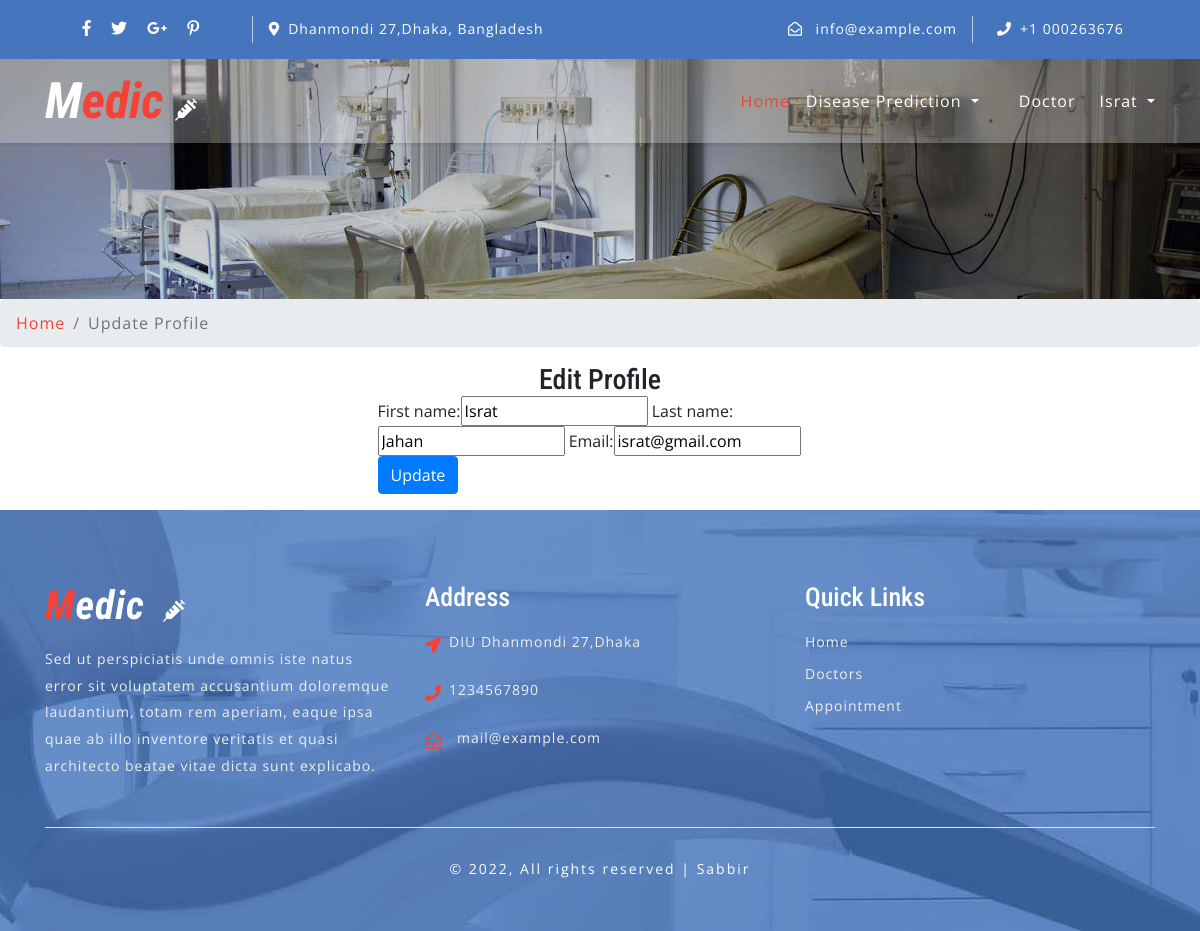
The app's page /account/doctor/profile/update/ (signed in) with its own data.
### accounts/models.py (models this page shows, shortened)
class User(AbstractUser):
    username = None
    role = models.CharField(max_length=12, error_messages={
        'required': "Role must be provided"
    })
    gender = models.CharField(max_length=10, blank=True, null=True, default="")
    email = models.EmailField(unique=True, blank=False,
                              error_messages={
                                  'unique': "A user with that email already exists.",
                              })
    phone_number = models.CharField(unique=True, blank=True, null=True, max_length=20,
                                    error_messages={
                                        'unique': "A user with that phone number already exists."
                                    })
    USERNAME_FIELD = "email"
    REQUIRED_FIELDS = []
    objects = UserManager()

### accounts/views.py (the view)
# urls.py: path('doctor/profile/update/', EditDoctorProfileView.as_view(), name='doctor-profile-update'),
class EditDoctorProfileView(UpdateView):
    model = User
    form_class = DoctorProfileUpdateForm
    context_object_name = 'doctor'
    template_name = 'accounts/doctor/edit-profile.html'
    success_url = reverse_lazy('doctor-profile-update')
    @method_decorator(login_required(login_url=reverse_lazy('login')))
    @method_decorator(user_is_doctor)
    def dispatch(self, request, *args, **kwargs):
        return super().dispatch(self.request, *args, **kwargs)
    def get(self, request, *args, **kwargs):
        try:
            self.object = self.get_object()
        except Http404:
            raise Http404("User doesn't exists")
        return self.render_to_response(self.get_context_data())
    def get_object(self, queryset=None):
        obj = self.request.user
        print(obj)
        if obj is None:
            raise Http404("Patient doesn't exists")
        return obj

### accounts/forms.py
class DoctorProfileUpdateForm(forms.ModelForm):
    def __init__(self, *args, **kwargs):
        super(DoctorProfileUpdateForm, self).__init__(*args, **kwargs)
        self.fields['first_name'].widget.attrs.update(
            {
                'placeholder': 'Enter First Name',
            }
        )
        self.fields['last_name'].widget.attrs.update(
            {
                'placeholder': 'Enter Last Name',
            }
        )
        self.fields['email'].widget.attrs.update(
            {
                'placeholder': 'Email',
            }
        )
    class Meta:
        model = User
        fields = ["first_name", "last_name", "email"]

### accounts/templates/accounts/doctor/edit-profile.html (shortened to what this page needs)
{% extends 'base.html' %}
{% load bootstrap %}
{% block content %}
<div class="inner-banner-w3ls">
</div>
	<div class="breadcrumb-agile">
		<div aria-label="breadcrumb">
			<ol class="breadcrumb">
				<li class="breadcrumb-item">
					<a href="/">Home</a>
				</li>
				<li class="breadcrumb-item active" aria-current="page">Update Profile</li>
			</ol>
		</div>
	</div>
<div class="container">
<div class="row justify-content-center">
                <div class="col-lg-5 mb-5 mb-lg-0">
                    <center> <h3>Edit Profile </h3></center>
                    <form action="" method="POST">{% csrf_token %}
                           {{ form|bootstrap }}
                        <div class="row form-group">
                            <div class="col-md-12">
                                <input type="submit" value="Update" class="btn btn-primary btn-md text-white">
                            </div>
                        </div>
                    </form>
                </div>
            </div>
        </div>
{% endblock %}

### home/templates/partials/navbar.html (shortened to what this page needs)
	<header>
		<div class="top-bar py-3">
			<div class="container">
				<div class="row">
					<div class="col-lg-7 top-social-agile">
						<div class="row">
							<ul class="col-lg-4 col-6 top-right-info text-center">
								<li>
									<a href="#">
										<i class="fab fa-facebook-f"></i>
									</a>
								</li>
								<li class="mx-3">
									<a href="#">
										<i class="fab fa-twitter"></i>
									</a>
								</li>
								<li>
									<a href="#">
										<i class="fab fa-google-plus-g"></i>
									</a>
								</li>
								<li class="ml-3">
									<a href="#">
										<i class="fab fa-pinterest-p"></i>
									</a>
								</li>
							</ul>
							<div class="col-6 header-top_w3layouts pl-3 text-lg-left text-center">
								<p class="text-white">
									<i class="fas fa-map-marker-alt mr-2"></i>Dhanmondi 27,Dhaka, Bangladesh</p>
							</div>
						</div>
					</div>
					<div class="col-lg-5 top-social-agile text-lg-right text-center">
						<div class="row">
							<div class="col-lg-7 col-6 top-w3layouts">
								<p class="text-white">
									<i class="far fa-envelope-open mr-2"></i>
									<a href="" class="text-white">info@example.com</a>
								</p>
							</div>
							<div class="col-lg-5 col-6 header-w3layouts pl-4 text-lg-left">
								<p class="text-white">
									<i class="fas fa-phone mr-2"></i>+1 000263676</p>
							</div>
						</div>
					</div>
				</div>
			</div>
		</div>
	</header>
	<div id="home">
		<div class="main-top py-1">
			<nav class="navbar navbar-expand-lg navbar-light fixed-navi">
				<div class="container">
					<h1>
						<a class="navbar-brand font-weight-bold font-italic" href="{% url 'home' %}">
							<span>M</span>edic
							<i class="fas fa-syringe"></i>
						</a>
					</h1>
					<div class="collapse navbar-collapse text-center" id="navbarSupportedContent">
						<ul class="navbar-nav ml-lg-auto">
							<li class="nav-item active mt-lg-0 mt-3">
								<a class="nav-link" href="{% url 'home' %}">Home
								</a>
							</li>
							<li class="nav-item dropdown nav-item  mx-lg-3 my-lg-0 my-3">
								<a class="nav-link dropdown-toggle" href="#" id="navbarDropdown" role="button" data-toggle="dropdown"
								    aria-haspopup="true" aria-expanded="false">
									Disease Prediction
								</a>
							</li>
							<li class="nav-item mx-lg-4">
								<a class="nav-link" href="{% url 'doctor' %}">Doctor</a>
							</li>
							{% if request.user.is_authenticated and request.user.role == 'doctor' %}
							<li class="nav-item dropdown">
								<a class="nav-link dropdown-toggle" href="#" id="navbarDropdown" role="button" data-toggle="dropdown"
									aria-haspopup="true" aria-expanded="false">
									{{ request.user.first_name }}
								</a>
							</li>
						{% endif %}
					</div>
				</div>
			</nav>
		</div>
	</div>

### home/static/css/style.css (style rules this page uses)
body { padding: 0; margin: 0; background: #FFF; font-family: 'Open Sans', sans-serif; }
body a { transition: 0.5s all; -webkit-transition: 0.5s all; -moz-transition: 0.5s all; -o-transition: 0.5s all; -ms-transition: 0.5s all; text-decoration: none; }
input[type="button"], input[type="submit"] { transition: 0.5s all; -webkit-transition: 0.5s all; -moz-transition: 0.5s all; -o-transition: 0.5s all; -ms-transition: 0.5s all; }
h1, h2, h3, h4, h5, h6 { margin: 0; padding: 0; font-family: 'Roboto Condensed', sans-serif; }
p { margin: 0; padding: 0; font-family: 'Open Sans', sans-serif; font-size: 15px; letter-spacing: 1px; line-height: 1.9; color: #999; }
ul, ol { margin: 0; padding: 0; }
label { margin: 0; }
.top-bar { background: #4575bd; }
.top-right-info li i { color: #fff; transition: 0.5s all; -webkit-transition: 0.5s all; -moz-transition: 0.5s all; -o-transition: 0.5s all; -ms-transition: 0.5s all; }
.top-right-info li { display: inline-block; }
.header-top_w3layouts p, .header-w3layouts p, .top-w3layouts p { font-size: 14px; }
.header-top_w3layouts, .header-w3layouts { border-left: 1px solid rgba(255, 255, 255, 0.63); }
div#home { position: relative; }
.main-top { position: absolute; z-index: 999; width: 100%; background: rgba(255, 255, 255, 0.26); box-shadow: 0 2px 3px 0 rgba(0, 0, 0, 0.1); -webkit-transition: background-color .1s ease-in-out; -moz-transition: background-color .1s ease-in-out; -ms-transition: background-color .1s ease-in-out; -o-transition: background-color .1s ease-in-out; transition: background-color .1s ease-in-out; }
.navbar-light .navbar-nav .nav-link { padding: 0; color: #fff; background: transparent; font-size: 16px; letter-spacing: 1px; }
.navbar-light .navbar-nav .show>.nav-link, .navbar-light .navbar-nav .active>.nav-link, .navbar-light .navbar-nav .nav-link.show, .navbar-light .navbar-nav .nav-link.active, .navbar-light .navbar-nav .nav-link:hover, .navbar-light .navbar-nav .nav-link:focus { color: #f44336; }
nav.fixed-navi ul { list-style: none; margin: 0; padding: 0; }
nav.fixed-navi ul li { float: left; }
a.navbar-brand { color: #f44336; font-size: 50px; padding: 0; }
.navbar-light .navbar-brand, .navbar-light .navbar-brand:hover, .navbar-light .navbar-brand:focus, .w3l-footer h2 a span { color: #f44336; }
a.navbar-brand span { color: #fff; }
a.navbar-brand i, .w3l-footer h2 a i { color: #fff; font-size: 22px; }
.inner-banner-w3ls { background: url(../images/banner3.jpg) no-repeat center; background-size: cover; -webkit-background-size: cover; -moz-background-size: cover; -o-background-size: cover; -moz-background-size: cover; height: 20vw; }
.breadcrumb li a { color: #f44336; }
.breadcrumb li { letter-spacing: 1px; color: #000; }

### records on screen
User: user.first_name "Israt", first_name "Israt", last_name "Jahan", email "israt@gmail.com"
